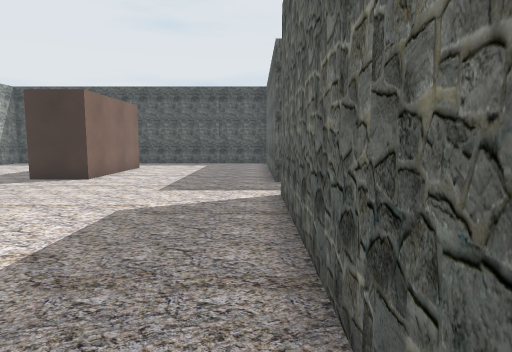
View 1 (above)

17 first-person views from a walk through a 3-D level made in the Unity game engine. The camera is 1.3 m above the floor, tilts 6° down and sees 75° across. The floor is counted in squares, 1 m on a side. Each view is taken from the middle of a square. On the plan, view 1 faces up. The plan holds only what a view shows up to about 14 squares ahead; the rest is blank. The place goes on beyond the plan. The player character is not drawn.

View 2
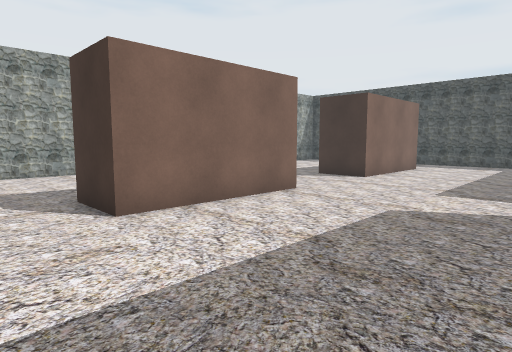

View 3
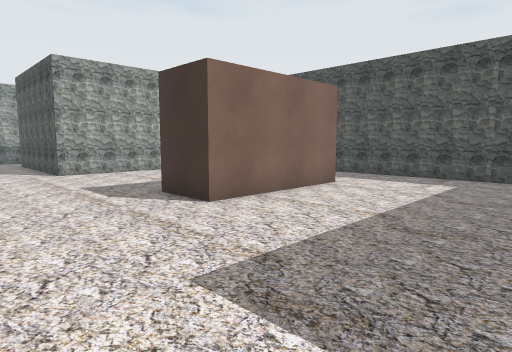

View 4
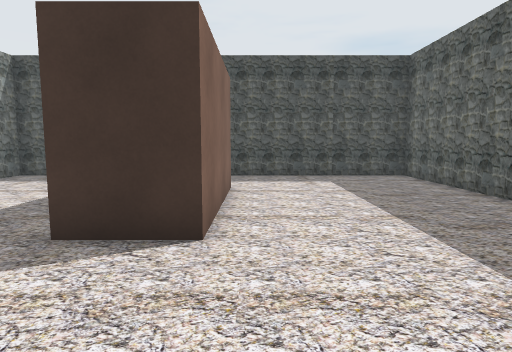

View 5
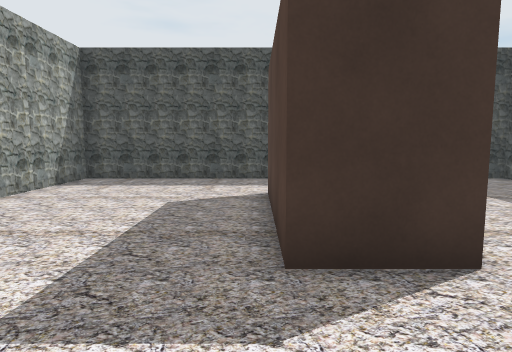

View 6
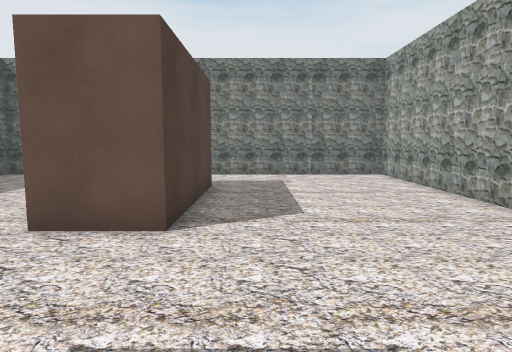

View 7
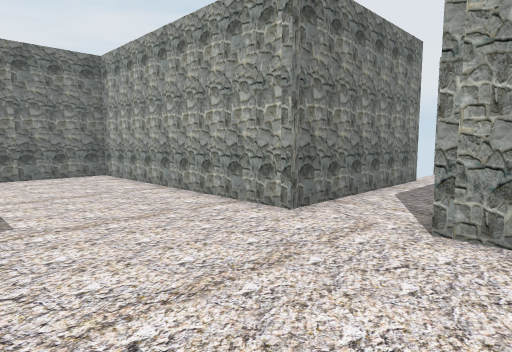

View 8
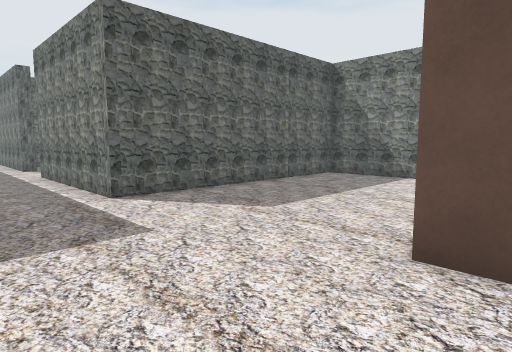

View 9
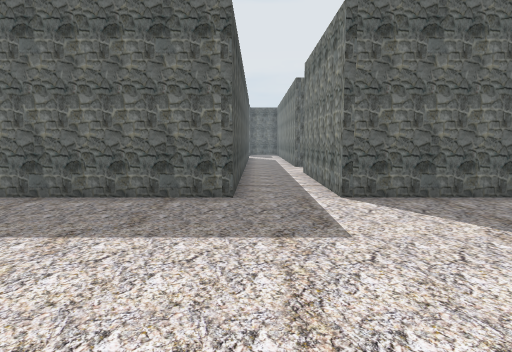

View 10
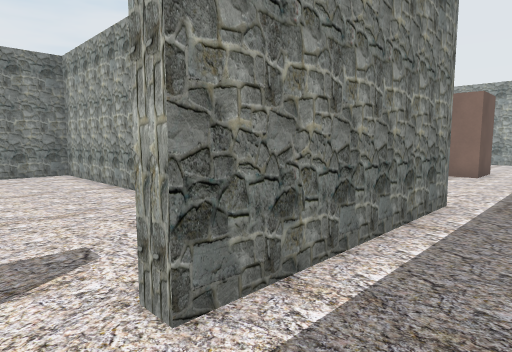

View 11
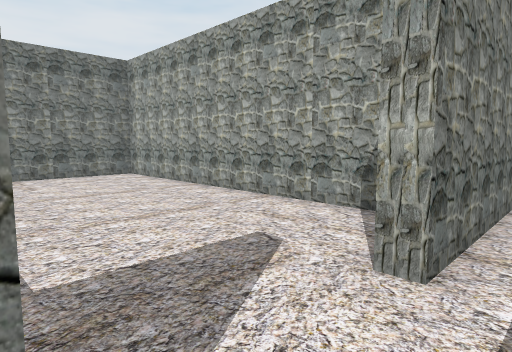

View 12
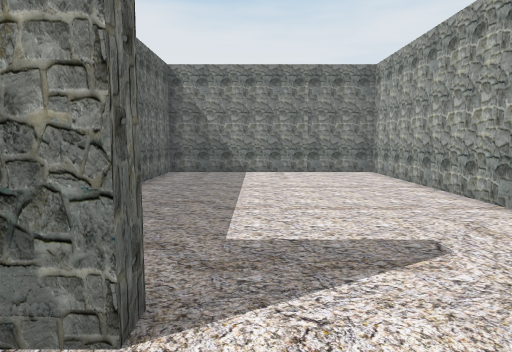

View 13
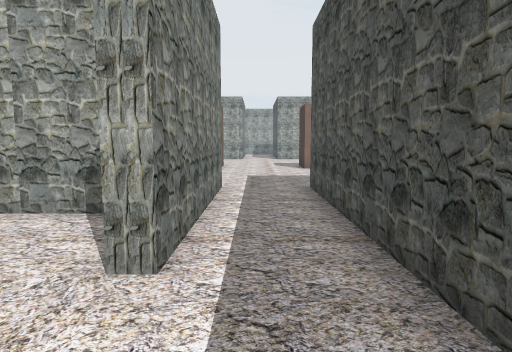

View 14
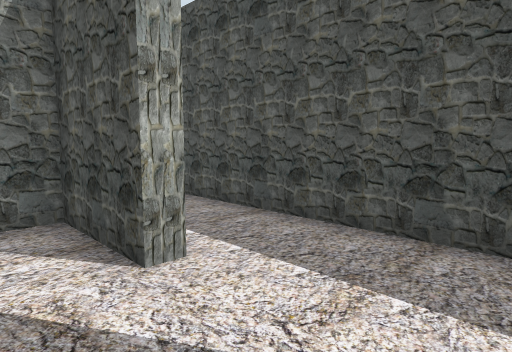

View 15
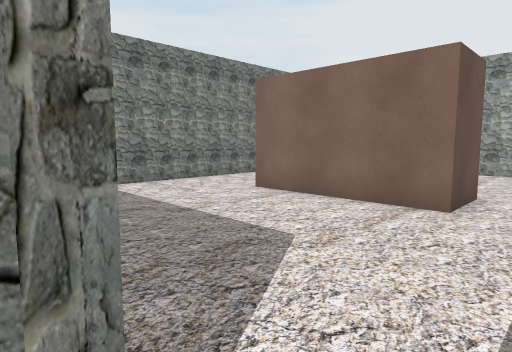

View 16
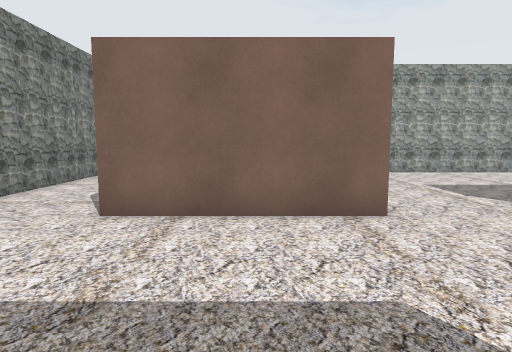

View 17
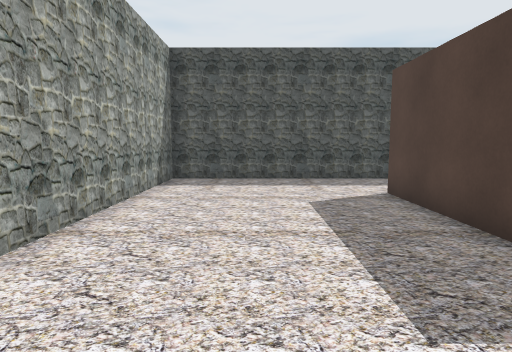

### Floor plan
Points are (right, up) in squares from view 1. A wall is a line through its corners. A room is listed if a view was taken in it or the views show most of it. See-through windows are left out.
Room 1 (views 1, 2, 3, 4, 5, 6, 7, 8, 9, 15, 16, 17)
walls: (-5.7, 7.3) (-5.7, 2.3) (-7.7, 2.3) (-7.7, 7.3) (-5.7, 7.3); (-5.7, 16.4) (-5.7, 11.3) (-7.7, 11.3) (-7.7, 16.4); (-15.5, 8) (-13.9, 8) (-13.9, -1) (0.6, -1) (0.6, 8) (6.9, 8); (7.5, 10.5) (0.6, 10.5) (0.6, 19.5) (-13.9, 19.5) (-13.9, 10.5) (-15.5, 10.5)
ways out: opening at (7, 9.5) to room 2
Room 2 (views 10, 11, 12, 13, 14)
walls: (9.9, 7.5) (9.9, 8) (10.5, 8); (6.9, 8) (6.9, 7.5) (4.1, 7.5) (4.1, -4) (10.5, -4); (9.5, 10.5) (7.5, 10.5)
ways out: opening at (7, 9.5) to room 1

Where each view was taken, in squares from view 1:
view 1: 0 up, 0 right, facing up
view 2: 0 up, 0 right, facing up-left
view 3: 7 up, 0 right, facing up-left
view 4: 7 up, 5 left, facing up
view 5: 8 up, 8 left, facing up
view 6: 12 up, 9 left, facing down
view 7: 12 up, 9 left, facing down-left
view 8: 11 up, 7 left, facing down-right
view 9: 10 up, 7 left, facing right
view 10: 10 up, 8 right, facing down-left
view 11: 9 up, 10 right, facing down-left
view 12: 10 up, 9 right, facing down
view 13: 9 up, 10 right, facing left
view 14: 6 up, 10 right, facing up-left
view 15: 9 up, 1 right, facing down-left
view 16: 5 up, 0 right, facing left
view 17: 8 up, 11 left, facing up
